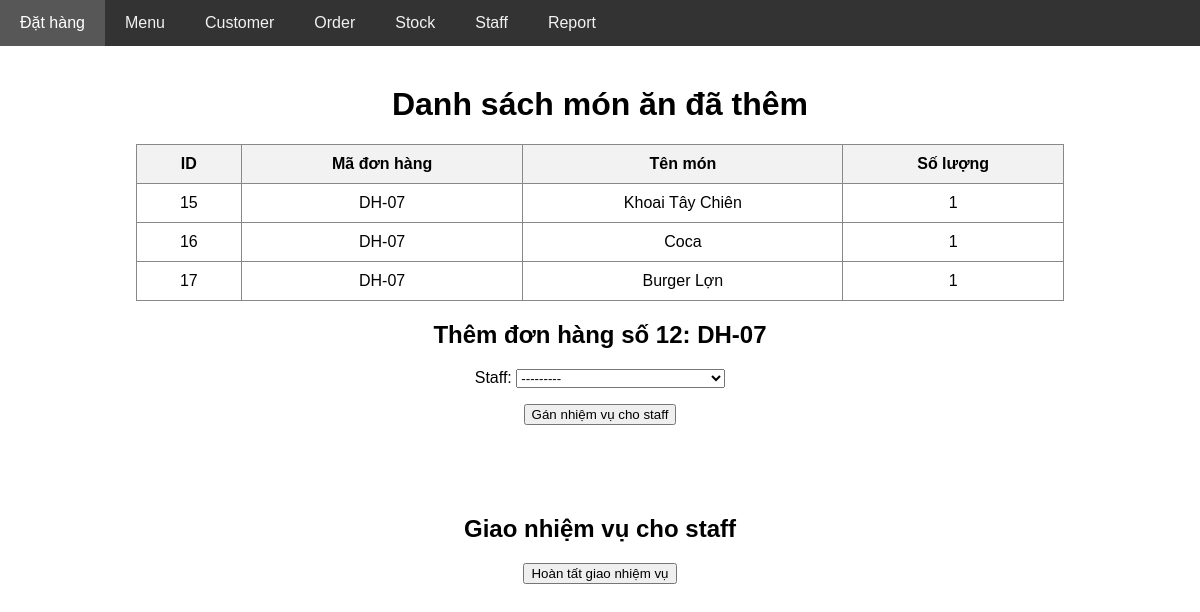
/core/create/order/12/staff/, run on the app's committed database.
### core/models.py (models this page shows, shortened)
class OrderItem(models.Model):
    order = models.ForeignKey(Order, on_delete=models.CASCADE, related_name='items')
    menu = models.ForeignKey(Menu, on_delete=models.CASCADE, related_name='order_items')
    so_luong = models.PositiveIntegerField()

class Order(models.Model):
    class TypeChoices(models.TextChoices):
        PENDING = 'Đang xử lý'
        COMPLETED = 'Đã hoàn thành'
        CANCELED = 'Đã hủy'
    ma_don_hang = models.CharField(max_length=10, unique=True)
    customer = models.ForeignKey(Customer, on_delete=models.CASCADE, related_name='customer_orders')
    thoi_gian_dat = models.DateTimeField(auto_now_add=True)
    tong_tien = models.FloatField(null=True, blank=True)
    trang_thai = models.CharField(max_length=20, choices=TypeChoices.choices)
    phuong_thuc_thanh_toan = models.CharField(max_length=20, choices=PaymentChoices.choices)

class Menu(models.Model):
    class TypeChoices(models.TextChoices):
        BURGER = 'Burger'
        DRINK = 'Drink'
        COMBO = 'Combo'
        SNACK = 'Snack'
    ma_mon = models.CharField(max_length=10, unique=True)
    ten_mon = models.CharField(max_length=50)
    loai_mon = models.CharField(max_length=20, choices=TypeChoices.choices)
    gia_ban = models.FloatField()
    don_vi_tinh = models.CharField(max_length=10, default='VND')

### core/views.py (the view, shortened to what this page needs)
# urls.py: path('create/order/<int:order_id>/staff/', views.assign_staff, name='assign_staff'),
def assign_staff(request, order_id):
    order = Order.objects.get(id=order_id)
    menu_items = OrderItem.objects.filter(order_id=order_id)
    form = StaffAssignmentForm()
    return render(request, 'function/assign_staff.html', {
        'order_id': order_id,
        'order': order,
        'menu_items': menu_items,
        'form': form
    })

### core/forms.py
class StaffAssignmentForm(forms.ModelForm):
    class Meta:
        model = StaffAssignment
        fields = ['staff']

### core/models.py (called while the page is built)
    def __str__(self):
        return f"{self.ho_ten} - {self.chuc_vu} - "

### core/templates/function/assign_staff.html (shortened to what this page needs)
{% extends 'layout.html' %}
{% block body %}
<h1> Danh sách món ăn đã thêm</h1>
<table border="1" style="text-align: center;">
    <tr>
        <th>ID</th>
        <th>Mã đơn hàng</th>
        <th>Tên món</th>
        <th>Số lượng</th>
    </tr>
    {% for menu in menu_items %}
        <tr>
            <td>{{ menu.id }}</td>
            <td>{{ menu.order.ma_don_hang }}</td>
            <td>{{ menu.menu.ten_mon }}</td>
            <td>{{ menu.so_luong }}</td>
        </tr>
    {% endfor %}
</table>
<div>
    <h2 style="text-align: center;">Thêm đơn hàng số {{ order_id }}: {{ order.ma_don_hang }}</h2>
    <form method="POST" style="text-align: center;">
        {{ form.as_p }}
        <button type="submit">Gán nhiệm vụ cho staff</button>
    </form>
</div>
<br><br><br>
<div>
    <h2 style="text-align: center;">Giao nhiệm vụ cho staff</h2>
    <form method="POST" action="{% url 'payment_check' order_id=order.id %}" style="text-align: center;">
        <button type="submit">Hoàn tất giao nhiệm vụ</button>
    </form>
</div>
{% endblock %}

### core/templates/layout.html (style rules this page uses)
body { margin: 0; font-family: Arial, sans-serif; }

### core/templates/function/assign_staff.html (style rules this page uses)
h1 { text-align: center; margin-top: 20px; }
table { border-collapse: collapse; width: 80%; margin: 20px auto; text-align: center; font-size: 16px; }
th, td { padding: 10px 15px; border: 1px solid #888; }
th { background-color: #f2f2f2; }

### data on the page
OrderItem: id "15", order.ma_don_hang "DH-07", menu.ten_mon "Khoai Tây Chiên", so_luong "1"
OrderItem: id "16", order.ma_don_hang "DH-07", menu.ten_mon "Coca", so_luong "1"
OrderItem: id "17", order.ma_don_hang "DH-07", menu.ten_mon "Burger Lợn", so_luong "1"
Order: ma_don_hang "DH-07"

### other printed values
{{ order_id }} "12"
